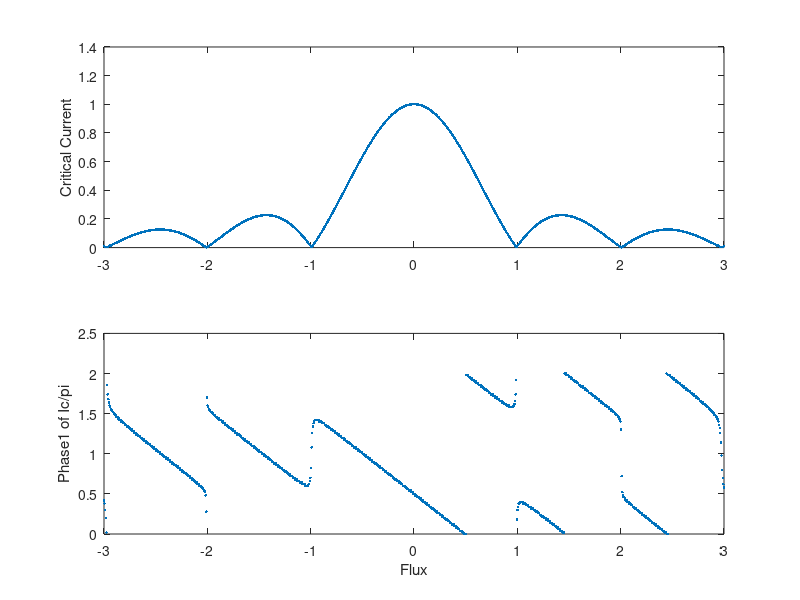

The MATLAB script that drew this image:
%Explanation of base program

%The program splits a single junciton up into xmax discrete sections.  Each
%section has a supercurrent density, and a phase difference that is
%contributed to by the field (PhaseF), and an arbitrary phase set at x=1
%called Phase1.  For each value of field and Phase1 the supercurrent at
%each point is calculated and the net supercurrent (sum along the junction)
%is calcualted to find the supercurrent carried at that phase and that
%field.  To find the maximum supercurrent for a given field, the max of
%that vector is taken, and can be plotted against the magnetic field.  This
%is the exact measurment of the critical current vs field that we do in the
%lab.  

%% Clearing memory and input screen.
clear; clc; close all;
%% Defining the Parameters of the Simulaiton
    %Dividing the junction up into discrete sections
    xmax=51;
    x(1:xmax,1)=(1:xmax);

    %Defining Super Current parameters
    SCurrentMag =1;
    SCurrentNoiseMag =.1;


%Setting up Loop steps and ranges
    %Phase Loop parameters
        p=1;
        pmax=101;
        Phase1Min=-0*pi;
        Phase1Max=2.0*pi;
    %Flux Loop Parameters
        f=1;
        fmax=1001;
        FluxinJuncMin=-3;
        FluxinJuncMax=3;

%Calculating Parameters from Initial Conditions
    SCurrentDensity=(SCurrentMag*ones(xmax,1)+SCurrentNoiseMag*(2*rand(xmax,1)-1))/xmax;

%Pre Allocating memory for the arrays to decrease runtime
    Phase1=zeros(1,pmax);
    FluxinJunc=zeros(1,fmax);
    IndexMax=zeros(1,fmax);
    Phase1MaxSC=zeros(1,fmax);

    SCurrent=zeros(xmax,pmax,fmax);
    SCurrentNet=zeros(1,pmax);
    MaxSCurrentNet=zeros(1,fmax);

%% Loops for running the simulation Meat of the Simulation


%Field Contribution to the Phase 
%Define the loop step size, then run the for loop
FluxinJuncSS=(FluxinJuncMax-FluxinJuncMin)/(fmax-1);
for f=1:fmax

    FluxinJunc(f)=FluxinJuncMin+(f-1)*FluxinJuncSS;
    PhaseF=2*pi*FluxinJunc(f)*x./xmax;
    
    
%Phase1 Loop of externally set phase at edge of JJ 
    %Define the loop step size, then run the for loop
    Phase1SS=(Phase1Max-Phase1Min)/(pmax-1);
    
    for p=1:pmax
        Phase1(p)=Phase1Min+(p-1)*Phase1SS;
        
        PhaseDrop=Phase1(p)+PhaseF;
        
        SCurrent=SCurrentDensity.*sin(PhaseDrop);
        SCurrentNet(p)=sum(SCurrent);
    end
     
    [MaxSCurrentNet(f),IndexMax(f)]=max(SCurrentNet);
    Phase1MaxSC(f)=Phase1(IndexMax(f));
        
end

figure
subplot(2,1,1); plot(FluxinJunc,MaxSCurrentNet,'.')
ylabel('Critical Current');

subplot(2,1,2); plot(FluxinJunc,Phase1MaxSC/pi,'.')
xlabel('Flux');ylabel('Phase1 of Ic/pi');




    




